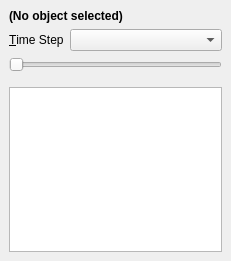
<?xml version="1.0" encoding="UTF-8"?>
<ui version="4.0">
 <class>RenderPropertyConfigWidget</class>
 <widget class="QDockWidget" name="RenderPropertyConfigWidget">
  <property name="geometry">
   <rect>
    <x>0</x>
    <y>0</y>
    <width>231</width>
    <height>261</height>
   </rect>
  </property>
  <property name="windowTitle">
   <string>Render Property</string>
  </property>
  <widget class="QWidget" name="content">
   <layout class="QVBoxLayout" name="mainLayout">
    <item>
     <widget class="QLabel" name="relatedDataObject">
      <property name="font">
       <font>
        <weight>75</weight>
        <bold>true</bold>
       </font>
      </property>
      <property name="text">
       <string>(No object selected)</string>
      </property>
     </widget>
    </item>
    <item>
     <widget class="QWidget" name="timeSelectionWidget" native="true">
      <layout class="QFormLayout" name="formLayout">
       <property name="leftMargin">
        <number>0</number>
       </property>
       <property name="topMargin">
        <number>0</number>
       </property>
       <property name="rightMargin">
        <number>0</number>
       </property>
       <item row="0" column="0">
        <widget class="QLabel" name="label">
         <property name="text">
          <string>&amp;Time Step</string>
         </property>
         <property name="buddy">
          <cstring>timeStepCombo</cstring>
         </property>
        </widget>
       </item>
       <item row="0" column="1">
        <widget class="QComboBox" name="timeStepCombo">
         <property name="sizePolicy">
          <sizepolicy hsizetype="Expanding" vsizetype="Fixed">
           <horstretch>0</horstretch>
           <verstretch>0</verstretch>
          </sizepolicy>
         </property>
        </widget>
       </item>
       <item row="1" column="0" colspan="2">
        <widget class="QSlider" name="timeStepSlider">
         <property name="orientation">
          <enum>Qt::Horizontal</enum>
         </property>
        </widget>
       </item>
      </layout>
     </widget>
    </item>
    <item>
     <widget class="propertyguizeug::PropertyBrowser" name="propertyBrowser"/>
    </item>
   </layout>
  </widget>
 </widget>
 <customwidgets>
  <customwidget>
   <class>propertyguizeug::PropertyBrowser</class>
   <extends>QTreeView</extends>
   <header>propertyguizeug/PropertyBrowser.h</header>
  </customwidget>
 </customwidgets>
 <resources/>
 <connections/>
</ui>
